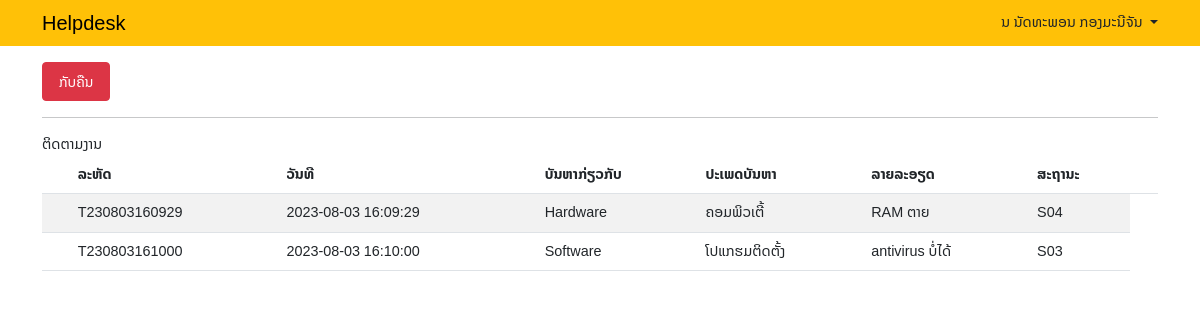
Screenshot of /ticket/ticketfollow.php (signed in) with the database file from the repository.
### tables this page shows
CREATE TABLE `tbticket` (
  `ticketid` varchar(20) NOT NULL,
  `ticketdate` datetime NOT NULL,
  `userid` int(11) NOT NULL,
  `ticketinfo` varchar(50) NOT NULL,
  `tickettype` varchar(50) NOT NULL,
  `detail` text NOT NULL,
  `img` text NOT NULL,
  `sttid` varchar(5) NOT NULL
);

### ticket/ticketfollow.php (the view, shortened to what this page needs)
<?php
require '../connect/connect.php';
$userid = $_SESSION['userid'];
$sql = "select * from tbticket where userid='$userid'";
$result = mysqli_query($con, $sql);
$count = mysqli_num_rows($result);
?>
<!DOCTYPE html>
<html lang="en">
<head>
    <link href="https://cdn.jsdelivr.net/npm/bootstrap@5.3.0/dist/css/bootstrap.min.css" rel="stylesheet">
    <link rel="stylesheet" href="../css/style.css">
</head>
<body>
    <?php require '../navuser.php' ?>
    <div class="container">
        <div class="mt-3">
            <a href="../ticket.php" class="btn btn-sm btn-danger px-3 py-2">ກັບຄືນ</a>
        </div>
        <hr>
        <div>ຕິດຕາມງານ</div>
        <?php if ($count > 0) { ?>
            <table class="table table-striped">
                <thead>
                    <tr style="font-weight:600;">
                        <td class="fst-normal"></td>
                        <td>ລະຫັດ</td>
                        <td>ວັນທີ</td>
                        <td>ບັນຫາກ່ຽວກັບ</td>
                        <td>ປະເພດບັນຫາ</td>
                        <td>ລາຍລະອຽດ</td>
                        <td>ສະຖານະ</td>
                        <td class="text-center"></td>
                    </tr>
                </thead>
                <tbody>
                    <?php while ($row = mysqli_fetch_assoc($result)) { ?>
                        <tr>
                            <td><?php
                                ?></td>
                            <td><?php echo $row["ticketid"]; ?></td>
                            <td><?php echo $row["ticketdate"]; ?></td>
                            <td><?php echo $row["ticketinfo"]; ?></td>
                            <td><?php echo $row["tickettype"]; ?></td>
                            <td><?php echo $row["detail"]; ?></td>
                            <td><?php echo $row["sttid"]; ?></td>
                        </tr>
                    <?php } ?>
                </tbody>
            </table>
        <?php } else { ?>
            <div class="alert alert-danger mt-3">
                ບໍ່ມີຂໍ້ມູນ
            </div>
        <?php } ?>
    </div>
</body>
</html>

### css/style.css (style rules this page uses)
* { box-sizing: border-box; }
body { margin: 0; font-family: 'Noto Sans Lao', sans-serif; font-size: 0.9rem; }
a { text-decoration: none; }

### rows the page displays
tbticket: ticketid "T230803160929", ticketdate "2023-08-03 16:09:29", ticketinfo "Hardware", tickettype "ຄອມພິວເຕີ້", detail "RAM ຕາຍ", sttid "S04"
tbticket: ticketid "T230803161000", ticketdate "2023-08-03 16:10:00", ticketinfo "Software", tickettype "ໂປແກຮມຕິດຕັ້ງ", detail "antivirus ບໍ່ໄດ້", sttid "S03"

### other values shown
$_SESSION['fullname'] "ນ ນັດທະພອນ ກອງມະນີຈັນ"
